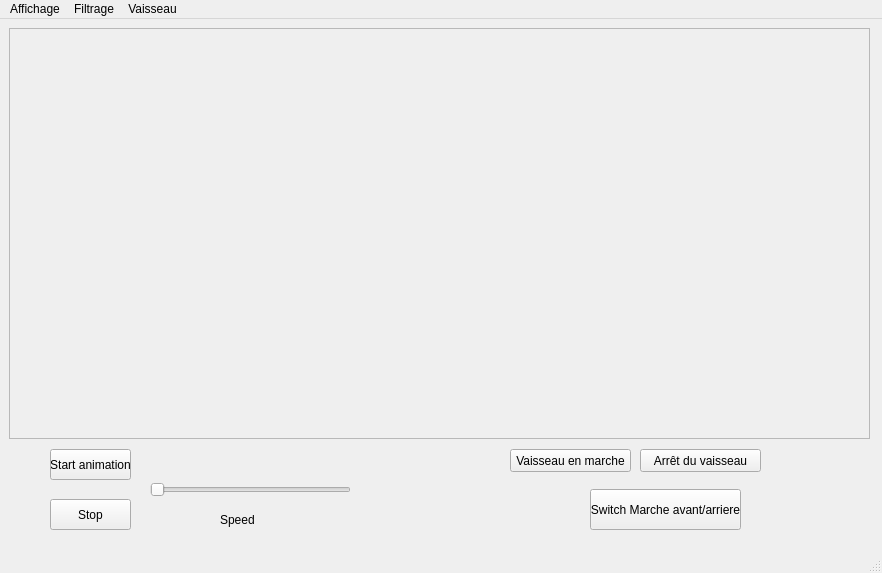
<?xml version="1.0" encoding="UTF-8"?>
<ui version="4.0">
 <class>MainWindow</class>
 <widget class="QMainWindow" name="MainWindow">
  <property name="geometry">
   <rect>
    <x>0</x>
    <y>0</y>
    <width>882</width>
    <height>573</height>
   </rect>
  </property>
  <property name="windowTitle">
   <string>MainWindow</string>
  </property>
  <widget class="QWidget" name="centralwidget">
   <widget class="QWidget" name="verticalLayoutWidget">
    <property name="geometry">
     <rect>
      <x>9</x>
      <y>9</y>
      <width>861</width>
      <height>411</height>
     </rect>
    </property>
    <layout class="QVBoxLayout" name="verticalLayout_2">
     <item>
      <widget class="QFrame" name="frame">
       <property name="frameShape">
        <enum>QFrame::StyledPanel</enum>
       </property>
       <property name="frameShadow">
        <enum>QFrame::Raised</enum>
       </property>
      </widget>
     </item>
    </layout>
   </widget>
   <widget class="QSlider" name="horizontalSlider">
    <property name="geometry">
     <rect>
      <x>150</x>
      <y>450</y>
      <width>201</width>
      <height>41</height>
     </rect>
    </property>
    <property name="orientation">
     <enum>Qt::Horizontal</enum>
    </property>
   </widget>
   <widget class="QLabel" name="label">
    <property name="geometry">
     <rect>
      <x>220</x>
      <y>490</y>
      <width>51</width>
      <height>21</height>
     </rect>
    </property>
    <property name="text">
     <string>Speed</string>
    </property>
    <property name="textFormat">
     <enum>Qt::AutoText</enum>
    </property>
   </widget>
   <widget class="QPushButton" name="pushButton">
    <property name="geometry">
     <rect>
      <x>50</x>
      <y>430</y>
      <width>81</width>
      <height>31</height>
     </rect>
    </property>
    <property name="text">
     <string>Start animation</string>
    </property>
   </widget>
   <widget class="QPushButton" name="pushButton_2">
    <property name="geometry">
     <rect>
      <x>50</x>
      <y>480</y>
      <width>81</width>
      <height>31</height>
     </rect>
    </property>
    <property name="text">
     <string>Stop</string>
    </property>
   </widget>
   <widget class="QPushButton" name="pushButton_3">
    <property name="geometry">
     <rect>
      <x>510</x>
      <y>430</y>
      <width>121</width>
      <height>23</height>
     </rect>
    </property>
    <property name="text">
     <string>Vaisseau en marche</string>
    </property>
   </widget>
   <widget class="QPushButton" name="pushButton_4">
    <property name="geometry">
     <rect>
      <x>640</x>
      <y>430</y>
      <width>121</width>
      <height>23</height>
     </rect>
    </property>
    <property name="text">
     <string>Arrêt du vaisseau</string>
    </property>
   </widget>
   <widget class="QPushButton" name="pushButton_5">
    <property name="geometry">
     <rect>
      <x>590</x>
      <y>470</y>
      <width>151</width>
      <height>41</height>
     </rect>
    </property>
    <property name="text">
     <string>Switch Marche avant/arriere</string>
    </property>
   </widget>
  </widget>
  <widget class="QMenuBar" name="menubar">
   <property name="geometry">
    <rect>
     <x>0</x>
     <y>0</y>
     <width>882</width>
     <height>21</height>
    </rect>
   </property>
   <widget class="QMenu" name="menuAffichage">
    <property name="title">
     <string>Affichage</string>
    </property>
    <widget class="QMenu" name="menuTextures">
     <property name="title">
      <string>textures</string>
     </property>
     <addaction name="actionTexture"/>
     <addaction name="actionFil_de_fer"/>
     <addaction name="actionNone_2"/>
    </widget>
    <addaction name="menuTextures"/>
    <addaction name="actionOrbite"/>
    <addaction name="actionEclairage"/>
    <addaction name="actionAxes"/>
    <addaction name="actionAxe_XYZ"/>
   </widget>
   <widget class="QMenu" name="menuFiltrage">
    <property name="title">
     <string>Filtrage</string>
    </property>
    <widget class="QMenu" name="menuMag_filter">
     <property name="title">
      <string>Mag filter</string>
     </property>
     <addaction name="actionLinear"/>
     <addaction name="actionNearest_2"/>
    </widget>
    <widget class="QMenu" name="menuMin_filter">
     <property name="title">
      <string>Min filter</string>
     </property>
     <addaction name="actionLinear_mipmap_linear"/>
     <addaction name="actionNearest"/>
    </widget>
    <addaction name="menuMag_filter"/>
    <addaction name="menuMin_filter"/>
   </widget>
   <widget class="QMenu" name="menuVaisseau">
    <property name="title">
     <string>Vaisseau</string>
    </property>
    <widget class="QMenu" name="menuTrajectoire">
     <property name="title">
      <string>trajectoire</string>
     </property>
     <addaction name="actionSpline"/>
     <addaction name="actionDroite"/>
    </widget>
    <addaction name="actionBouclier"/>
    <addaction name="menuTrajectoire"/>
   </widget>
   <addaction name="menuAffichage"/>
   <addaction name="menuFiltrage"/>
   <addaction name="menuVaisseau"/>
  </widget>
  <widget class="QStatusBar" name="statusbar"/>
  <action name="actionNone">
   <property name="text">
    <string>None</string>
   </property>
  </action>
  <action name="actionTexture">
   <property name="text">
    <string>Texture</string>
   </property>
  </action>
  <action name="actionFil_de_fer">
   <property name="text">
    <string>Fil de fer</string>
   </property>
  </action>
  <action name="actionActiv">
   <property name="text">
    <string>activé</string>
   </property>
  </action>
  <action name="actionOrbite">
   <property name="text">
    <string>Orbite</string>
   </property>
  </action>
  <action name="actionEclairage">
   <property name="text">
    <string>Eclairage</string>
   </property>
  </action>
  <action name="actionNearest">
   <property name="text">
    <string>Nearest</string>
   </property>
  </action>
  <action name="actionLinear_mipmap_linear">
   <property name="text">
    <string>Linear</string>
   </property>
  </action>
  <action name="actionLinear">
   <property name="text">
    <string>Linear</string>
   </property>
  </action>
  <action name="actionNearest_2">
   <property name="text">
    <string>Nearest</string>
   </property>
  </action>
  <action name="actionNone_2">
   <property name="text">
    <string>None</string>
   </property>
  </action>
  <action name="actionAxes">
   <property name="text">
    <string>Axes des planetes</string>
   </property>
  </action>
  <action name="actionBouclier">
   <property name="text">
    <string>bouclier</string>
   </property>
  </action>
  <action name="actionAxe_XYZ">
   <property name="text">
    <string>Axe XYZ</string>
   </property>
  </action>
  <action name="actionSpline">
   <property name="text">
    <string>Spline</string>
   </property>
  </action>
  <action name="actionDroite">
   <property name="text">
    <string>Droite</string>
   </property>
  </action>
 </widget>
 <resources/>
 <connections/>
</ui>
